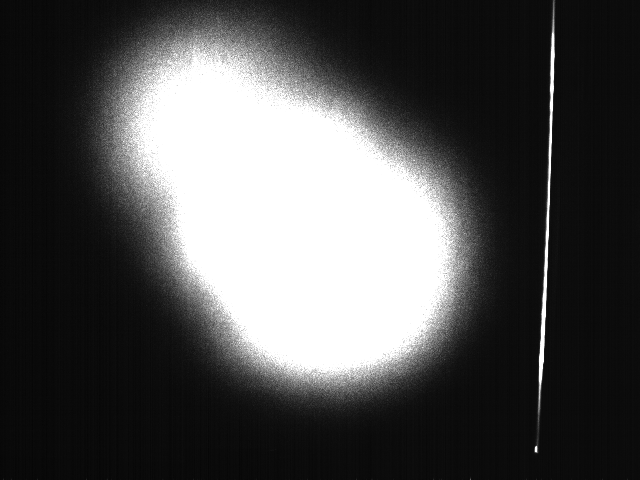
%> input picture ng.tif, 640 x 480 px; its folder holds only this picture in this run
$ octave Circle_v1p2.m   (GNU Octave 9; MATLAB toolbox functions it lacks are replaced by stand-ins)
%> lines starting %> are read from the running program, lines starting %| are printed output that depends on the picture; in (x1, y1, x2, y2) boxes, pixels count from 0 and x2, y2 are one past the last pixel; in counts of white or black regions, pixels touching at a corner belong together; the program's own positions count from 1
### max_inscribed_circle.m

%
%
%     by Tolga Birdal
%
%
%     Maximum Inscribed Circle
%
%     Or in other words, "largest inner circle" , "maximum empty circle" etc.
%
%     This is a very common problem in computational geometry, and it is not
%     simple to solve efficiently.
%     Addressing 2D image/contour processing, I couldn't find a good
%     implementation on the web. Generally, the reasonable way of solving
%     this problem is to make use of Voronoi Diagrams, which are generally
%     O(nlogn).
%
%     After analyzing the problem a bit, I noticed that the problem can
%     easily and approximately be solved using well-known distance transform.
%
%     Here is how:
%
%     The computational aim can be written as:
%     (x, y) maximizes r = min_{i} r_{i}
%     where r_i = ||(x_i, y_i) ? (x, y)|| and d_i = r_i ? r
%
%     (x_i, y_i): Pairs data points
%     (x, y), r : Pair, scalar circle centre and radius
%
%     In non-mathematical terms:
%
%     1.  The center of the maximum inscribed circle will lie inside the
%         polygon
%     2.  The center of such a circle will be furthest from any point on the
%         edges of the polygon.
%
%     So we seek for the point that lies inside the polygon and has maximal
%     distance to the closest edge. This is exactly the maximum pixel of the
%     distance transform lying inside the contour.
%
%     Notice that this approach is completely in-precise. It is only
%     pixel-precise and never subpixel accurate. However, unlike
%     optimization approaches, it does guarantee a global convergence. In
%     the case of ambiguity, any of the solutions will be valid.
%
%     To detect the points inside the region, inpolygon remains very slow.
%     So, I make use of the great code of Darren Engwirda, here. As well as
%     being contained in this package, it can also be downloaded from:
%     http://www.mathworks.com/matlabcentral/fileexchange/10391-fast-points-in-polygon-test
%
%     Here are other implemnatations, which are more accurate, but much slower
%     than my approach (only slower in Matalb of course!)
%
%     Using
%     http://www.mathworks.com/matlabcentral/fileexchange/2794-cvoronoi
%
%     Using "Largest pixel that doesn't cross any point" approach:
%     http://www.mathworks.com/matlabcentral/newsreader/view_thread/283296
%
%     Here is a sample call:
%
%       I=imread('hand_contour.png');
%       [R cx cy]=max_inscribed_circle(I)
%
%   Cheers,

function [R cx cy]=max_inscribed_circle(ContourImage, display)

% get the contour
sz=size(ContourImage);
[Y,X]=find(ContourImage==1,1, 'first');
if(isempty(X)|isempty(Y))
    R = 1;
    cx = 1;
    cy = 1;
    return;
end
[boundary] = bwboundaries(ContourImage,'noholes');
if(isempty(boundary))
    R = 1;
    cx = 1;
    cy = 1;
    return;
end
X=boundary{1}(:,2);
Y=boundary{1}(:,1);

% find the maximum inscribed circle:
% The point that has the maximum distance inside the given contour is the
% center. The distance of to the closest edge (tangent edge) is the radius.
% % % tic();
BW=bwdist(ContourImage);
[Mx, My]=meshgrid(1:sz(2), 1:sz(1));
[Vin Von]=inpoly([Mx(:),My(:)],[X,Y]);
ind=sub2ind(sz, My(Vin),Mx(Vin));
[R RInd]=max(BW(ind));
R=R(1); RInd=RInd(1); % handle multiple solutions: Just take first.
[cy cx]=ind2sub(sz, ind(RInd));
% % % toc();

% % % % display result
if (~exist('display','var'))
    display=1;
end
if (display)
    %BW(cy,cx)=R+20; % to emphasize the center
    figure,imshow(ContourImage,[]);
    hold on
    plot(cx, cy, 'r+', 'MarkerSize', 10, 'LineWidth', 2);
    plot(X,Y,'r','LineWidth',2);
    theta = [linspace(0,2*pi) 0];
    plot(cos(theta)*R+cx,sin(theta)*R+cy,'color','g','LineWidth', 2);
    hold off
end

end

### Circle_v1p2.m
clear all;
close all;
clc;
% [14 lines of commented-out code are left out]


maindir = uigetdir( 'Select Dictionary to Open' );
%> the answer given: .

tic();
fullpath = fullfile( maindir, '*.tif' );
dat = dir( fullpath );               % ?????????tif???
if(~isempty(dat))
    for j = 1 : length( dat )
        datpath = fullfile( maindir,  dat( j ).name);
        img=imread(datpath);
%> img is the input picture: size 480x640 uint8; min 6, max 255, mean 80.1
%         imshow(img);
        BImg = im2bw(img, 100/255);
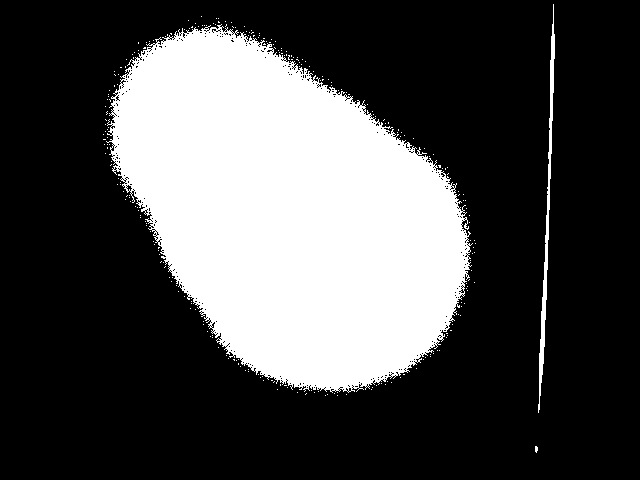
%> BImg: size 480x640 logical; 29.3% white; 259 white regions (257 under 20 px), largest, box (x1, y1, x2, y2) and area: (106, 24, 473, 393) 88190, (538, 4, 555, 413) 1312
%         imshow(BImg);
        BImg = bwareaopen(BImg, 2000);
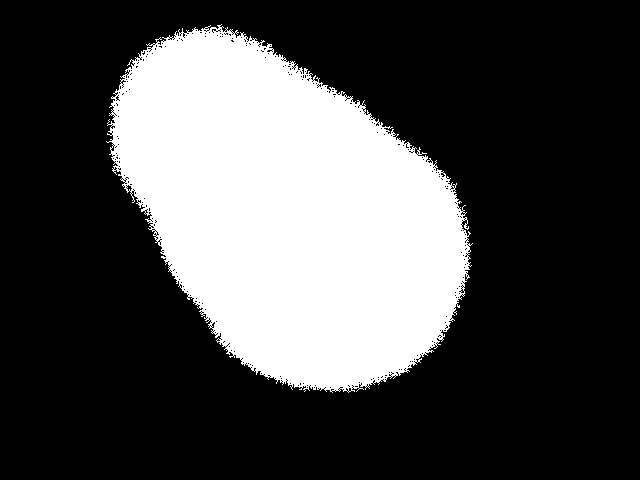
%> BImg: size 480x640 logical; 28.7% white; 1 white region, box (x1, y1, x2, y2) and area: (106, 24, 473, 393) 88190
%         imshow(BImg);
        BImg = imclearborder(BImg);
%         imshow(BImg);
        status = regionprops(BImg,'Area','Centroid');
%> status = 1 region; Area and Centroid: 88190 [289.6 212.9]
        if(isempty(status))
            movefile(datpath,'maindir\ng');
            continue;
        else if(status.Area<10000)
               movefile(datpath,'maindir\ng');
               continue;
            end
        end
        UImg=edge(BImg,'Canny');
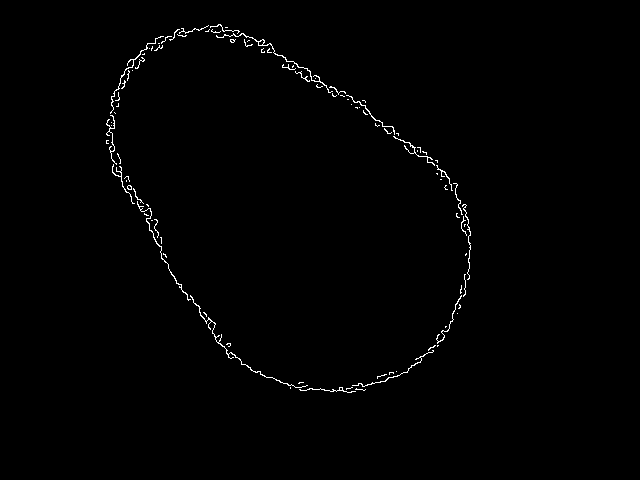
%> UImg: size 480x640 logical; 0.78% white in thin lines or dots, all inside (x1, y1, x2, y2) = (106, 24, 471, 393)
        UImg = imclose(UImg,strel('disk', 10));
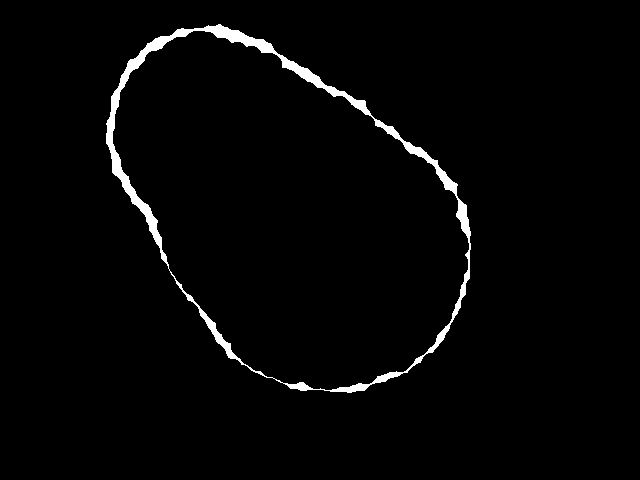
%> UImg: size 480x640 logical; 2.1% white; 1 white region, box (x1, y1, x2, y2) and area: (106, 24, 471, 393) 6577
%         imshowpair(BImg,UImg,'montage');

        [R cx cy]=max_inscribed_circle(im2uint8(UImg));
%> in max_inscribed_circle, `[Y,X]=find(ContourImage==1,1, 'first');`: Y = []
%> R = 1; cx = 1; cy = 1
        threshold =status.Area/(pi*R^2);
%> threshold = 28071.7
        if(threshold<1.3)
           movefile(datpath,'D:\SourceImage\test\ok');
        else
           movefile(datpath,'D:\SourceImage\test\ng');
        end
    end
end


toc();

$ run again, on ng1.tif
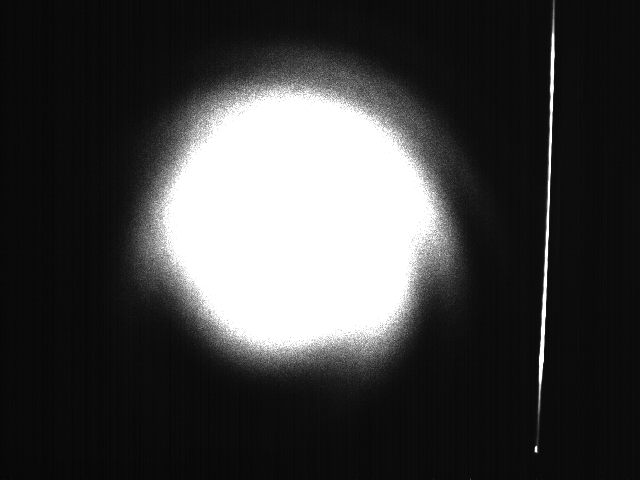
%> input picture ng1.tif, 640 x 480 px
%> img is the input picture: size 480x640 uint8; min 7, max 255, mean 64.1
%> `BImg = bwareaopen(BImg, 2000);`:
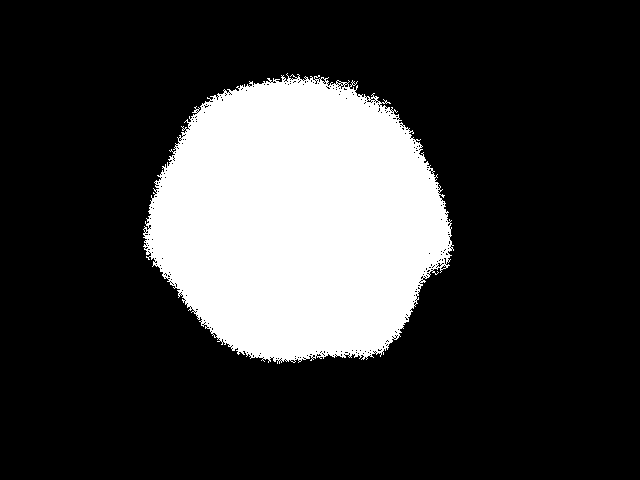
%> BImg: size 480x640 logical; 21.5% white; 1 white region, box (x1, y1, x2, y2) and area: (143, 73, 454, 364) 65991
%> status = 1 region; Area and Centroid: 65991 [299 221.2]
%> `UImg = imclose(UImg,strel('disk', 10));`:
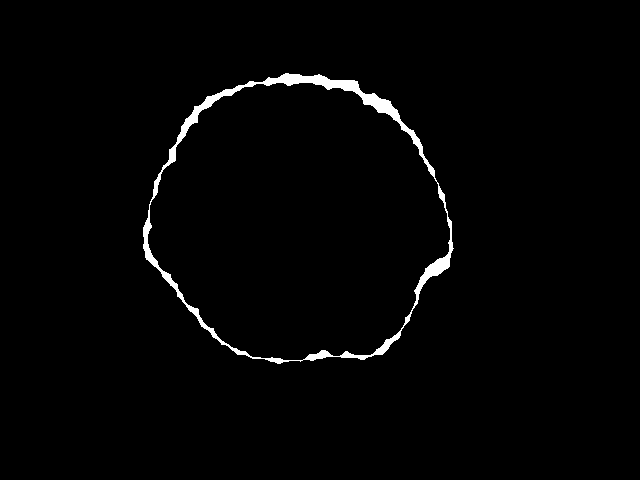
%> UImg: size 480x640 logical; 1.6% white; 1 white region, box (x1, y1, x2, y2) and area: (143, 73, 454, 364) 4927
%> Y = []
%> R = 1
%> threshold = 21005.6
